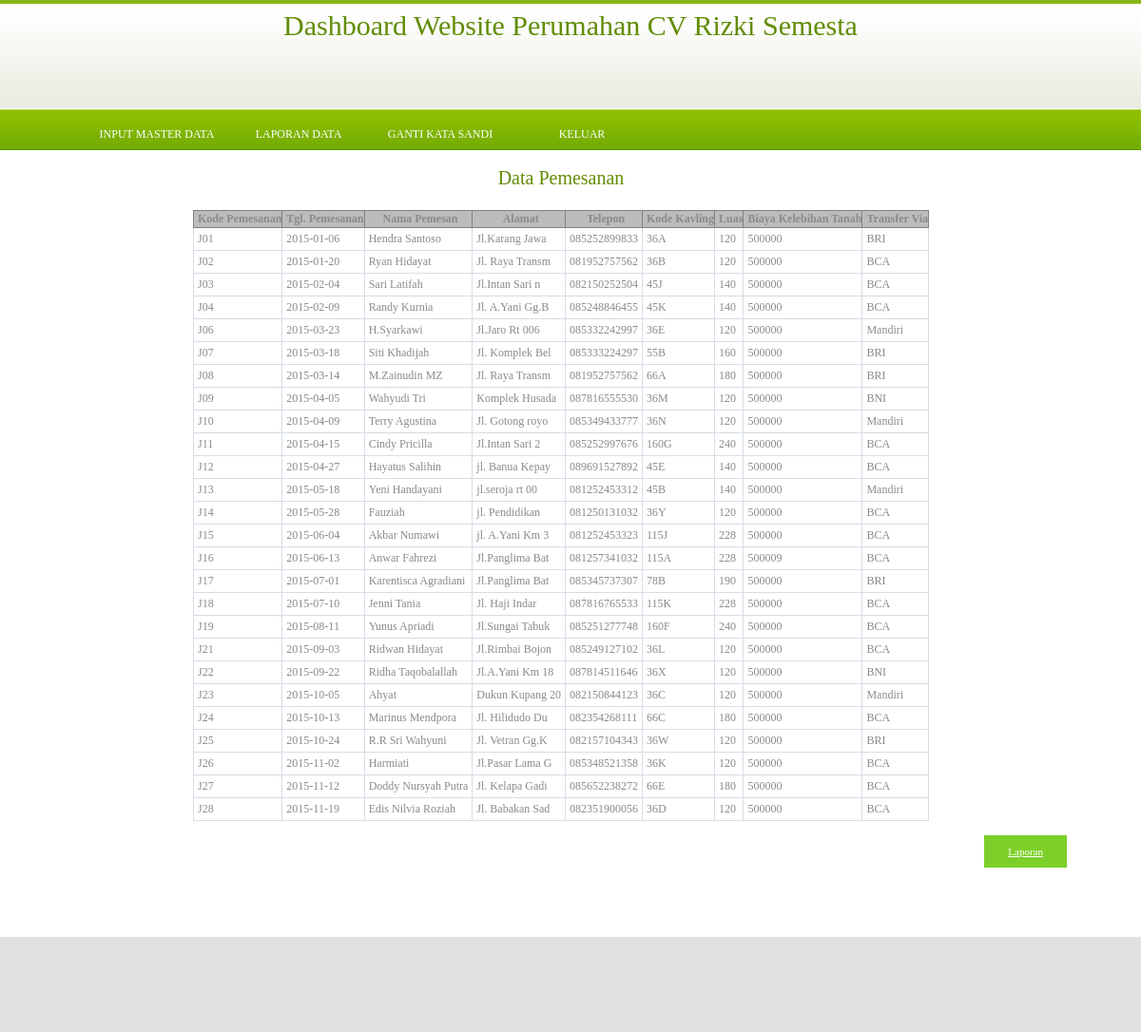
The app's page /dasbor/coba_tampil.php?page=arsip_jual (signed in) with its own data.
### tables this page shows
CREATE TABLE `t_pemesan` (
  `id_pemesan` varchar(3) NOT NULL,
  `kd_kavling` varchar(4) NOT NULL,
  `nama` varchar(25) NOT NULL,
  `nik` varchar(16) NOT NULL,
  `jns_kel` varchar(6) NOT NULL,
  `tp_lahir` varchar(15) NOT NULL,
  `tgl_lahir` date NOT NULL,
  `alamat` text NOT NULL,
  `status` varchar(11) NOT NULL,
  `pekerjaan` varchar(20) NOT NULL,
  `telp` varchar(13) NOT NULL,
  `bank` varchar(7) NOT NULL,
  `foto` varchar(30) NOT NULL,
  `app` tinyint(1) NOT NULL,
  `jual` tinyint(1) NOT NULL
);

CREATE TABLE `t_jual` (
  `kd_jual` varchar(3) NOT NULL,
  `id_pemesan` varchar(3) NOT NULL,
  `tgl` date NOT NULL
);

CREATE TABLE `t_kavling` (
  `kd_kavling` varchar(4) NOT NULL,
  `kd_tipe` varchar(3) NOT NULL,
  `luas` int(3) NOT NULL,
  `lebih` int(3) NOT NULL,
  `by_lebih` int(8) NOT NULL,
  `keterangan` text NOT NULL,
  `status` tinyint(1) NOT NULL
);

### dasbor/arsip_jual.php (the view, shortened to what this page needs)
<?php
include "kon_db.php";
?>
 <div class="post">
	<h1 align="center">Data Pemesanan</h1>
	<div class="entry">
		<p>
		<table class="datatable" align="center">
		<tr>
			<th>Kode Pemesanan</th>
			<th>Tgl. Pemesanan</th>
			<th>Nama Pemesan</th>
			<th>Alamat</th>
			<th>Telepon</th>
			<th>Kode Kavling</th>
			<th>Luas</th>
			<th>Biaya Kelebihan Tanah</th>
			<th>Transfer Via</th>
		</tr>
		<?php
		$query= mysqli_query($koneksi, "SELECT t_jual.kd_jual,t_jual.id_pemesan,t_pemesan.kd_kavling,t_jual.tgl,t_pemesan.nama,t_pemesan.alamat,t_pemesan.bank,
			t_pemesan.telp,t_kavling.luas,t_kavling.by_lebih FROM t_pemesan,t_kavling,t_jual where t_jual.id_pemesan=t_pemesan.id_pemesan
			and t_pemesan.kd_kavling=t_kavling.kd_kavling");
		while($row=mysqli_fetch_array($query)){
		?>
		<tr>
			<td><?php echo $row['kd_jual'];?></td><td><?php echo $row['tgl'];?></td><td><?php echo $row['nama'];?></td><td><?php echo substr($row['alamat'],0,15);?></td><td><?php echo substr($row['telp'],0,15);?></td>
			<td><?php echo $row['kd_kavling'];?></td><td><?php echo $row['luas'];?></td><td><?php echo $row['by_lebih'];?></td><td><?php echo $row['bank'];?></td>
		</tr>
		<?php
		}
		?>
		</table>
		</p>
		<table width="100%">
			<tr>
				<td align="right"><a href="?page=per_tipe" class="btn">Laporan</a></td>
			</tr>
		</table>
	</div>
</div>

### dasbor/style.css (style rules this page uses)
body { margin: 0; padding: 0; background: #FFFFFF url(images/img01.gif) repeat-x left top; font-family: verdana; font-size: 12px; color: #8A8A8A; }
h1, h2, h3 { margin: 0; font-weight: normal; color: #618C04; }
h1 { font-size: 20px; }
p, ul, ol { margin-top: 0; line-height: 240%; text-align: justify; }
a { color: #77B003; }
.post { margin-bottom: 45px; }
.post .entry { margin-bottom: 10px; padding: 10px 15px 10px 15px; }
.datatable { border: 1px solid #D6DDE6; border-collapse: collapse; }
.datatable td { border: 1px solid #D6DDE6; padding: 4px; }
.datatable th { border: 1px solid #828282; background-color: #BCBCBC; font-weight: bold; text-align: center; padding-left: 4px; padding-right: 0px; text-align:center; }
.btn { display: inline-block; background-color: #7CCF29; color: #fff; font-size: 11px; line-height: 18px; padding: 8px 25px 8px 25px; }

### records on screen
t_pemesan: t_jual.kd_jual "J01", t_jual.tgl "2015-01-06", nama "Hendra Santoso", alamat "Jl.Karang Jawa", telp "085252899833", kd_kavling "36A", kd_kavling.luas "120", kd_kavling.by_lebih "500000", bank "BRI"
t_pemesan: t_jual.kd_jual "J02", t_jual.tgl "2015-01-20", nama "Ryan Hidayat", alamat "Jl. Raya Transm", telp "081952757562", kd_kavling "36B", kd_kavling.luas "120", kd_kavling.by_lebih "500000", bank "BCA"
t_pemesan: t_jual.kd_jual "J03", t_jual.tgl "2015-02-04", nama "Sari Latifah", alamat "Jl.Intan Sari n", telp "082150252504", kd_kavling "45J", kd_kavling.luas "140", kd_kavling.by_lebih "500000", bank "BCA"
t_pemesan: t_jual.kd_jual "J04", t_jual.tgl "2015-02-09", nama "Randy Kurnia", alamat "Jl. A.Yani Gg.B", telp "085248846455", kd_kavling "45K", kd_kavling.luas "140", kd_kavling.by_lebih "500000", bank "BCA"
t_pemesan: t_jual.kd_jual "J06", t_jual.tgl "2015-03-23", nama "H.Syarkawi", alamat "Jl.Jaro Rt 006", telp "085332242997", kd_kavling "36E", kd_kavling.luas "120", kd_kavling.by_lebih "500000", bank "Mandiri"
t_pemesan: t_jual.kd_jual "J07", t_jual.tgl "2015-03-18", nama "Siti Khadijah", alamat "Jl. Komplek Bel", telp "085333224297", kd_kavling "55B", kd_kavling.luas "160", kd_kavling.by_lebih "500000", bank "BRI"
t_pemesan: t_jual.kd_jual "J08", t_jual.tgl "2015-03-14", nama "M.Zainudin MZ", alamat "Jl. Raya Transm", telp "081952757562", kd_kavling "66A", kd_kavling.luas "180", kd_kavling.by_lebih "500000", bank "BRI"
t_pemesan: t_jual.kd_jual "J09", t_jual.tgl "2015-04-05", nama "Wahyudi Tri", alamat "Komplek Husada", telp "087816555530", kd_kavling "36M", kd_kavling.luas "120", kd_kavling.by_lebih "500000", bank "BNI"
t_pemesan: t_jual.kd_jual "J10", t_jual.tgl "2015-04-09", nama "Terry Agustina", alamat "Jl. Gotong royo", telp "085349433777", kd_kavling "36N", kd_kavling.luas "120", kd_kavling.by_lebih "500000", bank "Mandiri"
t_pemesan: t_jual.kd_jual "J11", t_jual.tgl "2015-04-15", nama "Cindy Pricilla", alamat "Jl.Intan Sari 2", telp "085252997676", kd_kavling "160G", kd_kavling.luas "240", kd_kavling.by_lebih "500000", bank "BCA"
t_pemesan: t_jual.kd_jual "J12", t_jual.tgl "2015-04-27", nama "Hayatus Salihin", alamat "jl. Banua Kepay", telp "089691527892", kd_kavling "45E", kd_kavling.luas "140", kd_kavling.by_lebih "500000", bank "BCA"
t_pemesan: t_jual.kd_jual "J13", t_jual.tgl "2015-05-18", nama "Yeni Handayani", alamat "jl.seroja rt 00", telp "081252453312", kd_kavling "45B", kd_kavling.luas "140", kd_kavling.by_lebih "500000", bank "Mandiri"
t_pemesan: t_jual.kd_jual "J14", t_jual.tgl "2015-05-28", nama "Fauziah", alamat "jl. Pendidikan", telp "081250131032", kd_kavling "36Y", kd_kavling.luas "120", kd_kavling.by_lebih "500000", bank "BCA"
t_pemesan: t_jual.kd_jual "J15", t_jual.tgl "2015-06-04", nama "Akbar Numawi", alamat "jl. A.Yani Km 3", telp "081252453323", kd_kavling "115J", kd_kavling.luas "228", kd_kavling.by_lebih "500000", bank "BCA"
t_pemesan: t_jual.kd_jual "J16", t_jual.tgl "2015-06-13", nama "Anwar Fahrezi", alamat "Jl.Panglima Bat", telp "081257341032", kd_kavling "115A", kd_kavling.luas "228", kd_kavling.by_lebih "500009", bank "BCA"
t_pemesan: t_jual.kd_jual "J17", t_jual.tgl "2015-07-01", nama "Karentisca Agradiani", alamat "Jl.Panglima Bat", telp "085345737307", kd_kavling "78B", kd_kavling.luas "190", kd_kavling.by_lebih "500000", bank "BRI"
t_pemesan: t_jual.kd_jual "J18", t_jual.tgl "2015-07-10", nama "Jenni Tania", alamat "Jl. Haji Indar", telp "087816765533", kd_kavling "115K", kd_kavling.luas "228", kd_kavling.by_lebih "500000", bank "BCA"
t_pemesan: t_jual.kd_jual "J19", t_jual.tgl "2015-08-11", nama "Yunus Apriadi", alamat "Jl.Sungai Tabuk", telp "085251277748", kd_kavling "160F", kd_kavling.luas "240", kd_kavling.by_lebih "500000", bank "BCA"
t_pemesan: t_jual.kd_jual "J21", t_jual.tgl "2015-09-03", nama "Ridwan Hidayat", alamat "Jl.Rimbai Bojon", telp "085249127102", kd_kavling "36L", kd_kavling.luas "120", kd_kavling.by_lebih "500000", bank "BCA"
t_pemesan: t_jual.kd_jual "J22", t_jual.tgl "2015-09-22", nama "Ridha Taqobalallah", alamat "Jl.A.Yani Km 18", telp "087814511646", kd_kavling "36X", kd_kavling.luas "120", kd_kavling.by_lebih "500000", bank "BNI"
t_pemesan: t_jual.kd_jual "J23", t_jual.tgl "2015-10-05", nama "Ahyat", alamat "Dukun Kupang 20", telp "082150844123", kd_kavling "36C", kd_kavling.luas "120", kd_kavling.by_lebih "500000", bank "Mandiri"
t_pemesan: t_jual.kd_jual "J24", t_jual.tgl "2015-10-13", nama "Marinus Mendpora", alamat "Jl. Hilidudo Du", telp "082354268111", kd_kavling "66C", kd_kavling.luas "180", kd_kavling.by_lebih "500000", bank "BCA"
t_pemesan: t_jual.kd_jual "J25", t_jual.tgl "2015-10-24", nama "R.R Sri Wahyuni", alamat "Jl. Vetran Gg.K", telp "082157104343", kd_kavling "36W", kd_kavling.luas "120", kd_kavling.by_lebih "500000", bank "BRI"
t_pemesan: t_jual.kd_jual "J26", t_jual.tgl "2015-11-02", nama "Harmiati", alamat "Jl.Pasar Lama G", telp "085348521358", kd_kavling "36K", kd_kavling.luas "120", kd_kavling.by_lebih "500000", bank "BCA"
t_pemesan: t_jual.kd_jual "J27", t_jual.tgl "2015-11-12", nama "Doddy Nursyah Putra", alamat "Jl. Kelapa Gadi", telp "085652238272", kd_kavling "66E", kd_kavling.luas "180", kd_kavling.by_lebih "500000", bank "BCA"
t_pemesan: t_jual.kd_jual "J28", t_jual.tgl "2015-11-19", nama "Edis Nilvia Roziah", alamat "Jl. Babakan Sad", telp "082351900056", kd_kavling "36D", kd_kavling.luas "120", kd_kavling.by_lebih "500000", bank "BCA"
